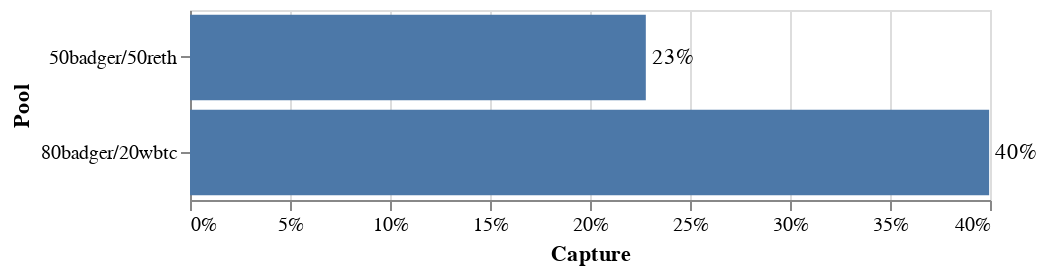

The notebook cell this image was saved under:
### Code cell
# Pool capture visual
chart = pool_capture_visuals(VISUAL_LABELS, [pool_capture_badger_wbtc, pool_capture_badger_reth])
chart.properties(height=95)

### Figure 1 — Vega-Lite specification as saved in the notebook (floating-point values rounded to 4 significant figures)
{"config": {"view": {"continuousWidth": 400, "continuousHeight": 300}}, "layer": [{"mark": "bar", "encoding": {"x": {"axis": {"format": ".0%"}, "field": "Capture", "type": "quantitative"}, "y": {"field": "Pool", "type": "ordinal"}}}, {"mark": {"type": "text", "align": "left", "baseline": "middle", "dx": 3}, "encoding": {"text": {"field": "Capture", "format": ".0%", "type": "quantitative"}, "x": {"axis": {"format": ".0%"}, "field": "Capture", "type": "quantitative"}, "y": {"field": "Pool", "type": "ordinal"}}}], "data": {"name": "data-464b5ea0860cdbe3bde1cb512b59ba12"}, "height": 95, "$schema": "https://vega.github.io/schema/vega-lite/v4.17.0.json", "datasets": {"data-464b5ea0860cdbe3bde1cb512b59ba12": [{"Pool": "80badger/20wbtc", "Capture": 0.3996}, {"Pool": "50badger/50reth", "Capture": 0.2279}]}}
